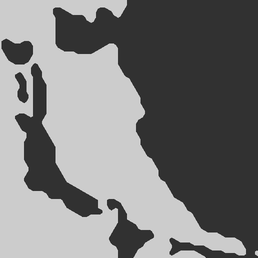
#> input picture dist/maps/surfaces/v1/bighex/continents/3/3/6-4.webp, 258 x 258 px, given in place of continents.png, which was not available; the run also reads 1 picture not shown here
$ python build-mobile-assets.py
#> lines starting #> are read from the running program, lines starting #| are printed output that depends on the picture; after the words box and inside, x2 and y2 are one past the last pixel; in counts of white or black regions, pixels touching at a corner belong together; pictures that were not available may be replaced by others from this repository, and a replacement may not be noted
"""Build bounded-size map textures for phones."""
from pathlib import Path
from PIL import Image
import numpy as np
root=Path(__file__).resolve().parents[1]/'dist'; out=root/'maps/mobile';out.mkdir(exist_ok=True)
for source,name in [('continents.png','continents.png'),('maps/bluemarble-high.jpg','satellite.jpg'),('maps/topography.jpg','terrain.jpg'),('maps/countries.png','countries.png')]:
 im=Image.open(root/source).convert('RGB');im.thumbnail((1920,960),Image.Resampling.NEAREST if name=="countries.png" else Image.Resampling.LANCZOS);im.save(out/name,**({'quality':86,'optimize':True} if name.endswith('.jpg') else {}))
#> further down, im is the input picture: PIL image 258x258 RGB; min 26, max 227, mean 121
h=Image.open(root/'maps/height/overview.png').convert('L').resize((1920,960),Image.Resampling.LANCZOS)
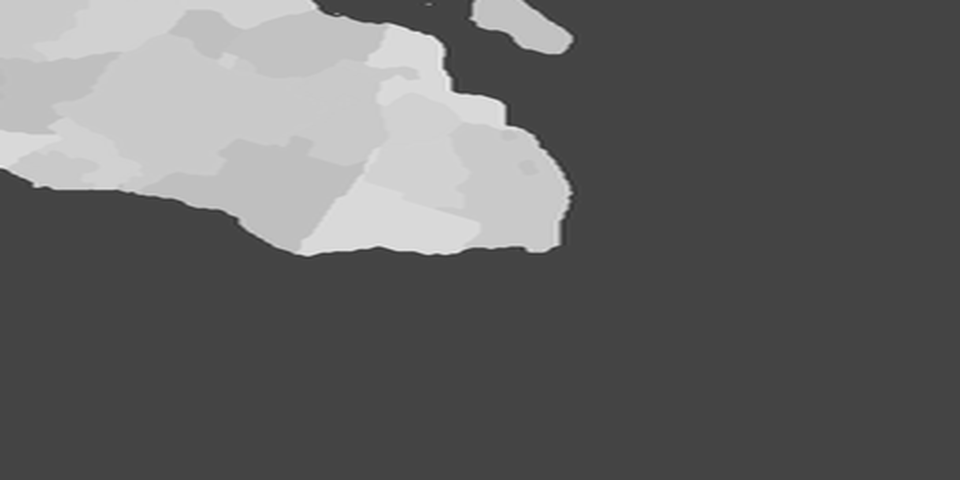
#> h: PIL image 1920x960 L (shown at 1/2 size); min 41, max 242, mean 101
z=np.asarray(h,dtype=float)
# Lightweight source colours for the procedural desktop materials.
land=z>105
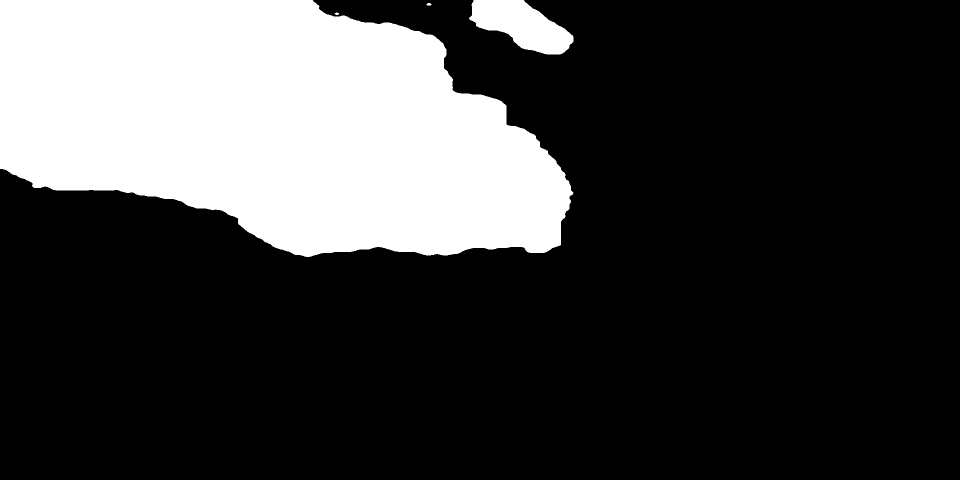
#> land: shape (960, 1920) bool (shown at 1/2 size); 24.8% white; 4 white regions, box (x1, y1, x2, y2) and area: (0, 0, 1147, 514) 442982, (938, 0, 1147, 109) 13494, (853, 6, 863, 11) 40, (669, 25, 678, 30) 32
ivory=np.where(land[...,None],np.array([236,232,211]),np.array([176,200,201]));Image.fromarray(ivory.astype('uint8')).save(out/'ivory.png')
#> after `ivory = np.where(land[..., None], np.array([236, 232, 211]), np.array(`:
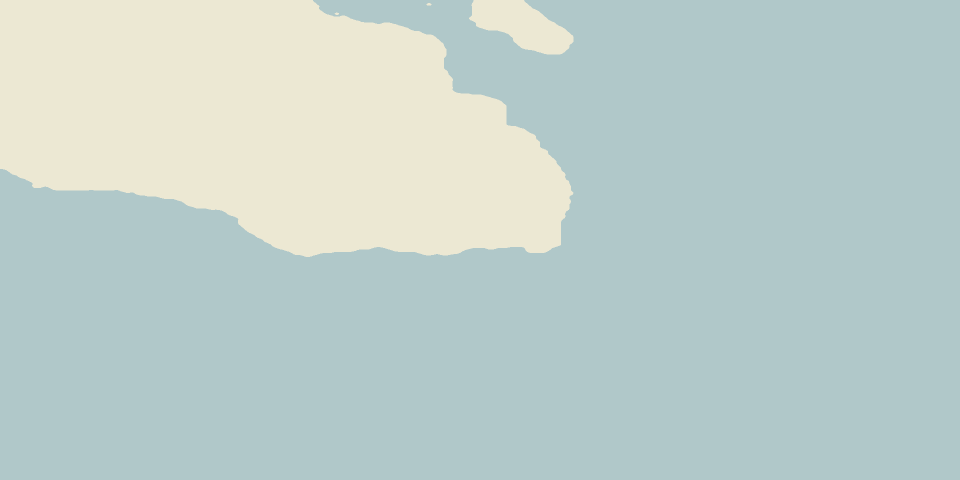
#> ivory: shape (960, 1920, 3) int64 (shown at 1/2 size); mean of channels 0, 1, 2 190.9, 207.9, 203.5; drawn as R, G, B
stops=np.array([0,70,105,110,140,180,230,255]);colors=np.array([[31,54,91],[59,103,128],[143,184,190],[89,128,87],[160,157,105],[171,142,107],[218,210,192],[246,244,232]])
rgb=np.stack([np.interp(z,stops,colors[:,i]) for i in range(3)],axis=-1).astype('uint8');Image.fromarray(rgb).save(out/'elevation.png')
#> after `rgb = np.stack([np.interp(z, stops, colors[:, i]) for i in range(3)], `:
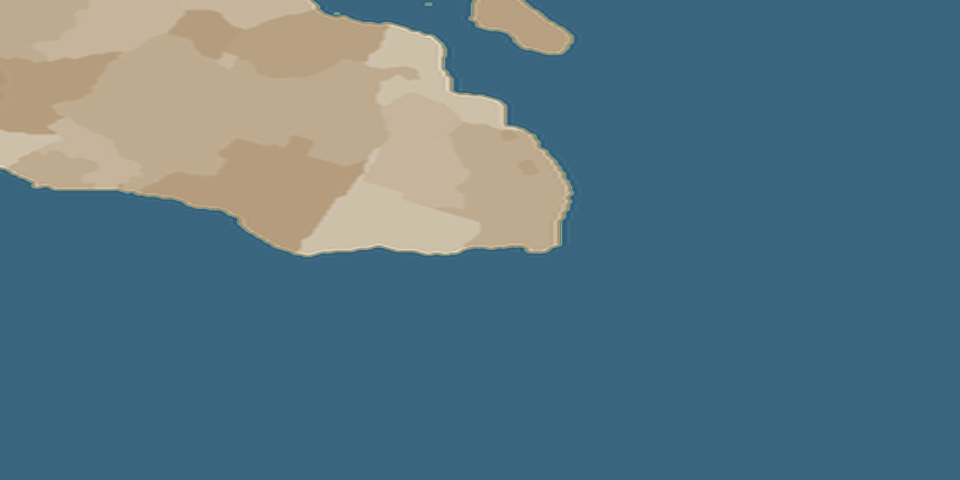
#> rgb: shape (960, 1920, 3) (shown at 1/2 size); mean of channels 0, 1, 2 90.9, 118.5, 130.4; drawn as R, G, B
print('Mobile map textures: at most 1920 × 960; source textures ready.')
